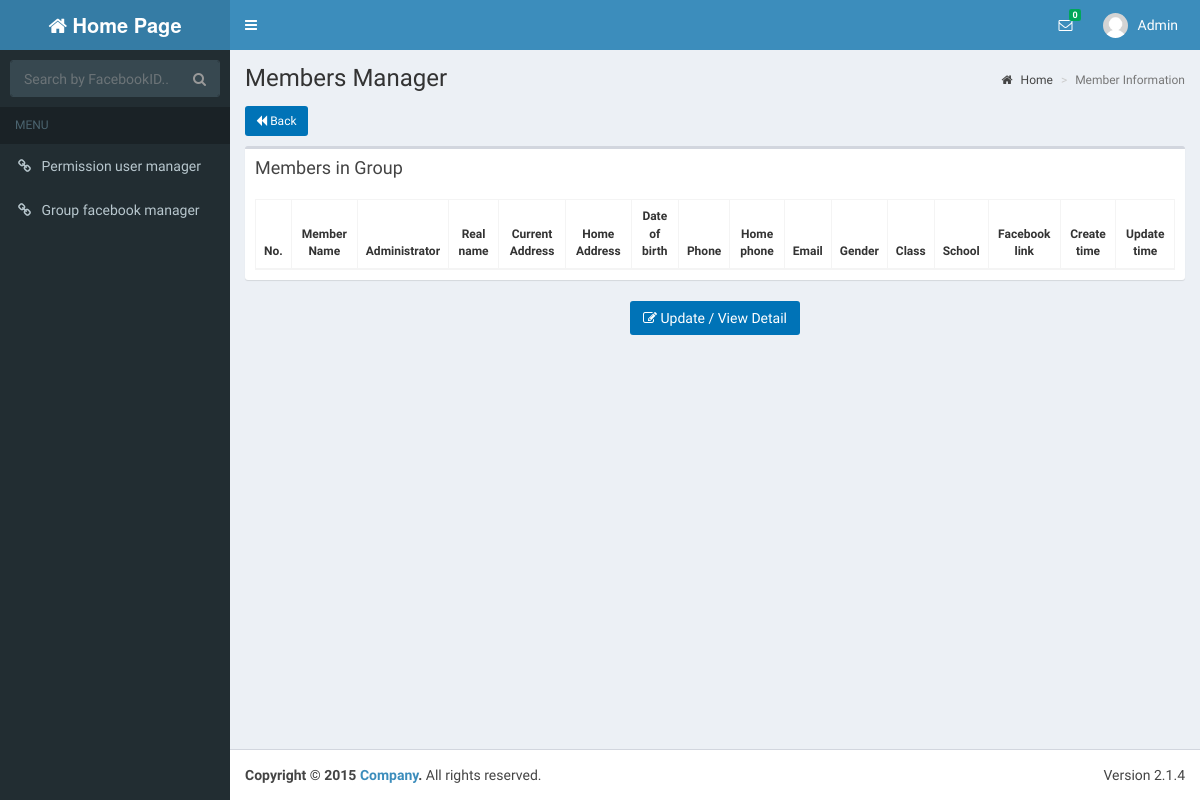
Page /memberView.php?facebookGroupId=548960115147783&groupId=58 (signed in) on the earlier database version.
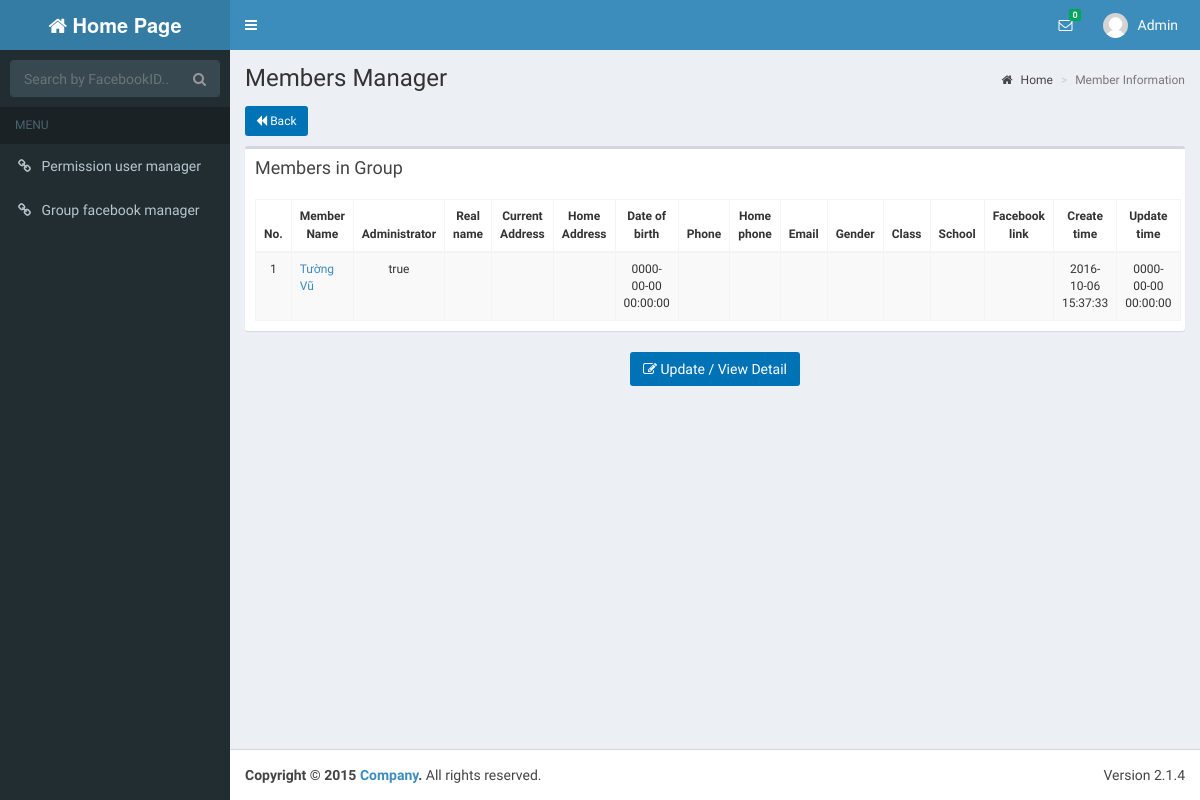
Same page on the later database version.
### tables this page shows
CREATE TABLE IF NOT EXISTS `members` (
  `MemberId` int(20) NOT NULL AUTO_INCREMENT,
  `FacebookIdMember` varchar(30) NOT NULL,
  `Name` varchar(100) NOT NULL,
  `Administrator` tinyint(1) DEFAULT NULL,
  `GroupId` int(20) DEFAULT NULL,
  `RealName` varchar(200) DEFAULT NULL,
  `Address1` varchar(100) DEFAULT NULL,
  `Address2` varchar(100) DEFAULT NULL,
  `Birthday` datetime DEFAULT NULL,
  `PhoneNumber1` varchar(15) DEFAULT NULL,
  `PhoneNumber2` varchar(15) DEFAULT NULL,
  `Email` varchar(30) DEFAULT NULL,
  `Gender` varchar(10) DEFAULT NULL,
  `Class` varchar(100) DEFAULT NULL,
  `School` varchar(100) DEFAULT NULL,
  `FacebookLink` varchar(100) DEFAULT NULL,
  `FacebookProfileId` varchar(100) DEFAULT NULL,
  `CreateTime` timestamp NOT NULL DEFAULT '0000-00-00 00:00:00',
  `UpdateTime` timestamp NOT NULL DEFAULT '0000-00-00 00:00:00' ON UPDATE CURRENT_TIMESTAMP,
  PRIMARY KEY (`MemberId`),
  KEY `fk_members_groups_idx` (`GroupId`)
);

### dao/db_connect.php (called while the page is built, shortened)
<?php
class DB_CONNECT {
    function connect() {
        $con = @mysql_connect(DB_SERVER, DB_USER, DB_PASSWORD) or die(mysql_error());
        return $con;
    }
}
?>

### dao/daoMembers.php (called while the page is built, shortened)
<?php
require_once 'db_connect.php';
require_once '/../models/members.php';
$memberId = "MemberId";
$facebookIdMember = "FacebookIdMember";
$name = "Name";
$administrator = "Administrator";
$groupId = "GroupId";
$realName = "RealName";
$address1 = "Address1";
$address2 = "Address2";
$birthday = "Birthday";
$phoneNumber1 = "PhoneNumber1";
$phoneNumber2 = "PhoneNumber2";
$email = "Email";
$gender = "Gender";
$class = "Class";
$school = "School";
$facebookLink = "FacebookLink";
$facebookProfileId = "FacebookProfileId";
$createTime = "CreateTime";
$updateTime = "UpdateTime";
function getListMembersUsingGroupId($varName) {
 global    $memberId, $facebookIdMember, $name, $administrator, $groupId, $realName, $address1, $address2, $birthday, $phoneNumber1, $phoneNumber2, $email, $gender, $class, $school,$facebookLink, $facebookProfileId, $createTime, $updateTime;
$listMembers = array();
    $result = mysql_query("SELECT *FROM members WHERE ".$groupId."='".$varName."'") or die(mysql_error());
    if (mysql_num_rows($result) > 0) {
        while ($row = mysql_fetch_array($result)) {
            $members = new Members();
            $members->setMemberId($row[$memberId]);
            $members->setFacebookIdMember($row[$facebookIdMember]);
            $members->setName($row[$name]);
            $members->setAdministrator($row[$administrator]);
            $members->setGroupId($row[$groupId]);
            $members->setRealName($row[$realName]);
            $members->setAddress1($row[$address1]);
            $members->setAddress2($row[$address2]);
            $members->setBirthday($row[$birthday]);
            $members->setPhoneNumber1($row[$phoneNumber1]);
            $members->setPhoneNumber2($row[$phoneNumber2]);
            $members->setEmail($row[$email]);
            $members->setGender($row[$gender]);
            $members->setClass($row[$class]);
            $members->setSchool($row[$school]);
            $members->setFacebookLink($row[$facebookLink]);
            $members->setFacebookProfileId($row[$facebookProfileId]);
            $members->setCreateTime($row[$createTime]);
            $members->setUpdateTime($row[$updateTime]);
            array_push($listMembers, $members);
        }
    }
    return $listMembers;
}
?>

### dao/daoUsers.php (called while the page is built, shortened)
<?php
require_once 'db_connect.php';
$userId = "UserId";
$userName = "UserName";
$password = "Password";
$fullName = "FullName";
$avatar = "Avatar";
$address1 = "Address1";
$address2 = "Address2";
$phoneNumber1 = "PhoneNumber1";
$phoneNumber2 = "PhoneNumber2";
$email = "Email";
$gender = "Gender";
$school = "School";
$class = "Class";
$createTime = "CreateTime";
$updateTime = "UpdateTime";
function getUserById($varUserName) {
    global $userId, $userName, $password, $fullName, $address1, $address2, $birthday, $phoneNumber1, $phoneNumber2, $email, $gender, $createTime, $updateTime, $school, $class, $avatar;
    $result = mysql_query("SELECT * ,DATE_FORMAT(Birthday, \"%d-%l-%Y\") AS DOB FROM users WHERE UserId = '" . $varUserName . "'") or die(mysql_error());
    if (mysql_num_rows($result) > 0) {
        while ($row = mysql_fetch_array($result)) {
            $users = new Users();
            $users->setUserId($row[$userId]);
            $users->setUserName($row[$userName]);
            $users->setPassword($row[$password]);
            $users->setFullName($row[$fullName]);
            $users->setAddress2($row[$address2]);
            $users->setAddress1($row[$address1]);
            $users->setBirthday($row['DOB']);
            $users->setAvatar($row[$avatar]);
            $users->setPhoneNumber2($row[$phoneNumber2]);
            $users->setPhoneNumber1($row[$phoneNumber1]);
            $users->setEmail($row[$email]);
            $users->setGender($row[$gender]);
            $users->setSchool($row[$school]);
            $users->setClass($row[$class]);
            $users->setCreateTime($row[$createTime]);
            $users->setUpdateTime($row[$updateTime]);
            return $users;
        }
    }
    return null;
}
?>

### models/members.php (called while the page is built, shortened)
<?php
class Members {
    private $facebookIdMember;
    private $name;
    private $administrator;
    private $birthday;
    private $createTime;
    private $updateTime;
    function getFacebookIdMember() {
        return $this->facebookIdMember;
    }
    function getName() {
        return $this->name;
    }
    function getAdministrator() {
        return $this->administrator;
    }
    function getBirthday() {
        return $this->birthday;
    }
    function getCreateTime() {
        return $this->createTime;
    }
    function getUpdateTime() {
        return $this->updateTime;
    }
    function setFacebookIdMember($facebookIdMember) {
        $this->facebookIdMember = $facebookIdMember;
    }
    function setName($name) {
        $this->name = $name;
    }
    function setAdministrator($administrator) {
        $this->administrator = $administrator;
    }
    function setBirthday($birthday) {
        $this->birthday = $birthday;
    }
    function setCreateTime($createTime) {
        $this->createTime = $createTime;
    }
    function setUpdateTime($updateTime) {
        $this->updateTime = $updateTime;
    }
}
?>

### memberView.php (the view, shortened to what the changed rows need)
<!DOCTYPE html>
<?php
require_once '/dao/daoUsers.php';
require_once '/dao/daoMembers.php';
require_once '/models/members.php';
$userNameLogin = getUserById($_SESSION['user_id']);
if (isset($_GET['groupId'])) {
    $listMembers = (array) getListMembersUsingGroupId($_GET['groupId']);
}else {
    header("Location: homePage.php");
    return;
}
?>
<html>
    <head>
        <?php include 'includeCss.php'; ?>
        <link rel="stylesheet" href="bootstrap/css/sweetalert.css"/>
    </head>
    <body class="hold-transition skin-blue sidebar-mini">
        <div class="wrapper">
            <div class="content-wrapper">
                <section class="content-header">
                    <h1>
                        Members Manager
                    </h1>
                </section>
                <section class="content">
                    <form id="form_id"  method="post" enctype="multipart/form-data">
                        <div class="row">
                            <div class="col-md-12">
                                <div class="box table-responsive">
                                    <div class="box-body ">
                                        <table name= "data" id="example1" class="table table-bordered text-sm table-striped" cellspacing="0" width="100%">
                                            <thead>
                                                <tr>
                                                    <th class="text-center" >No.</th>
                                                    <th class="text-center" >Member Name</th>
                                                    <th class="text-center" >Administrator</th>
                                                    <th class="text-center" >Real name</th>
                                                    <th class="text-center" >Current Address</th>
                                                    <th class="text-center" >Home Address</th>
                                                    <th class="text-center" >Date of birth</th>
                                                    <th class="text-center" >Phone</th>
                                                    <th class="text-center" >Home phone</th>
                                                    <th class="text-center" >Email</th>
                                                    <th class="text-center" >Gender</th>
                                                    <th class="text-center" >Class</th>
                                                    <th class="text-center" >School</th>
                                                    <th class="text-center" >Facebook link</th>
                                                    <th class="text-center" >Create time</th>
                                                    <th class="text-center" >Update time</th>
                                                </tr>
                                            </thead>
                                            <tbody>
                                                <?php
                                                $i = 1;
                                                foreach ($listMembers as $row) {
                                                    echo '<tr>';
                                                    echo "<td class=\"text-center\">{$i}</td>";
                                                    echo "<td class=\"text-left\"><a href=https://www.facebook.com/{$row->getFacebookIdMember()}>{$row->getName()}</a></td>";
                                                    if ($row->getAdministrator() == 1)
                                                        echo "<td class=\"text-center\">true</td>";
                                                    else
                                                        echo "<td class=\"text-center\">false</td>";
                                                    echo "<td class=\"text-center\">{$row->getRealName()}</td>";
                                                    echo "<td class=\"text-center\">{$row->getAddress1()}</td>";
                                                    echo "<td class=\"text-center\">{$row->getAddress2()}</td>";
                                                    echo "<td class=\"text-center\">{$row->getBirthday()}</td>";
                                                    echo "<td class=\"text-center\">{$row->getPhoneNumber1()}</td>";
                                                    echo "<td class=\"text-center\">{$row->getPhoneNumber2()}</td>";
                                                    echo "<td class=\"text-center\">{$row->getEmail()}</td>";
                                                    echo "<td class=\"text-center\">{$row->getGender()}</td>";
                                                    echo "<td class=\"text-center\">{$row->getClass()}</td>";
                                                    echo "<td class=\"text-center\">{$row->getSchool()}</td>";
                                                    echo "<td class=\"text-center\">{$row->getFacebookLink()}</td>";
                                                    echo "<td class=\"text-center\">{$row->getCreateTime()}</td>";
                                                    echo "<td class=\"text-center\">{$row->getUpdateTime()}</td>";
                                                    echo '</tr>';
                                                    $i++;
                                                }
                                                ?>
                                            </tbody>
                                        </table>
                                    </div>
                                </div>
                            </div>
                        </div>
                    </form>
                </section>
            </div>
        </div>
    </body>
</html>

Differences in the rows shown:
added members: Name "Tường Vũ", Administrator "true", Birthday "0000-00-00 00:00:00", CreateTime "2016-10-06 15:37:33", UpdateTime "0000-00-00 00:00:00"
